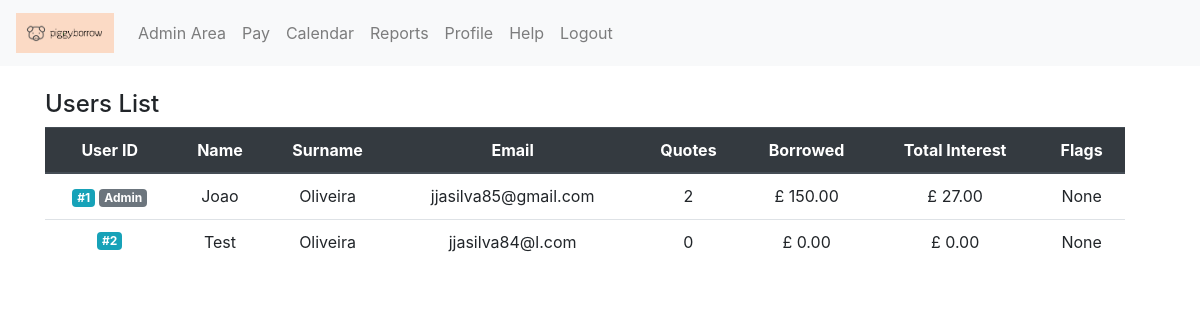
Before: /admin/users (signed in) with the older database file.
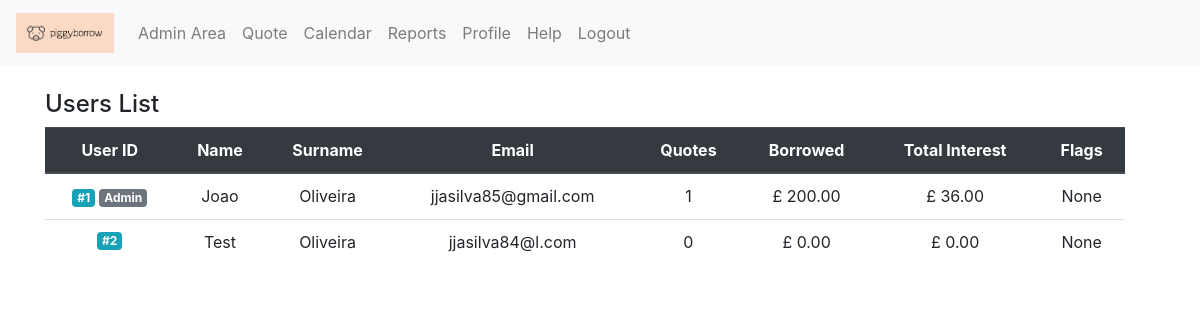
After: the same page with the newer database file.
### myModels.py (models this page shows, shortened)
class User(db.Model, UserMixin):
  __tablename__ = "user"
  id = db.Column(db.Integer, primary_key=True)
  creation_timestamp = db.Column(db.DateTime(), default=datetime.now())
  name = db.Column(db.String(30), nullable=False)
  surname = db.Column(db.String(30) ,nullable=False)
  address = db.Column(db.String(20), nullable=False)
  postcode = db.Column(db.String(20), nullable=False)
  email = db.Column(db.String(20), unique=True, nullable=False)
  password = db.Column(db.String(85), nullable=False)
  quotes = db.relationship('Quote', backref='user', lazy=True)
  verified_user = db.Column(db.Boolean, default=False)
  is_admin = db.Column(db.Boolean, default=False)
  rates = db.relationship('Rate', backref='user', lazy=True)
  payments = db.relationship('Payment', backref='user', lazy=True)
  messages = db.relationship('Message', backref='user', lazy=True)
  def can_borrow(self):
    for quote in self.quotes:
      if quote.is_active():
        return False
    return True
  def get_quotes_stats(self):
    stat = {
    'total_quotes': len(self.quotes),
    'total_amount_requested' : 0,
    'total_money_borrowed' : 0,
    'total_interest_paid' : 0
    }
    for quote in self.quotes:
      stat['total_amount_requested'] += quote.amount_requested
      if quote.get_status().name == 'Paid':
        stat['total_money_borrowed'] += quote.amount_requested
        stat['total_interest_paid'] += quote.get_interest_amount()
    return stat

class Quote(db.Model):
  __tablename__ = "quote"
  id = db.Column(db.Integer, primary_key=True)
  creation_timestamp = db.Column(db.DateTime(), default=datetime.now())
  user_id = db.Column(db.Integer, db.ForeignKey('user.id'), nullable=False)
  amount_requested = db.Column(db.Float())
  duration_in_days = db.Column(db.Integer())
  rate_id = db.Column(db.Integer, db.ForeignKey('rate.id'), nullable=False)
  payments = db.relationship('Payment', backref='quote', lazy=True)
  status_id = db.Column(db.Integer, db.ForeignKey('status.id'), nullable=False)
  change_log = db.relationship('ChangeLog', backref='quote', lazy=True)
  def get_status(self):
    return Status.query.get(self.status_id)
  def get_rate(self):
    return Rate.query.get(self.rate_id)
  def get_interest_amount(self):
    rate = self.get_rate().value
    return round(self.amount_requested * self.duration_in_days * rate * 0.01, 2)
  def is_active(self):
    return self.get_status().name in ['In review', 'Approved', 'Monies Released', 'Quote sent']

class Status(db.Model):
  id = db.Column(db.Integer, primary_key=True)
  name = db.Column(db.String(30), nullable=False)
  quotes = db.relationship('Quote', backref='status', lazy=True)

class Rate(db.Model):
  __tablename__ = "rate"
  id = db.Column(db.Integer, primary_key=True)
  user_id = db.Column(db.Integer, db.ForeignKey('user.id'), nullable=False)
  creation_timestamp = db.Column(db.DateTime(), default=datetime.now())
  start_date = db.Column(db.DateTime())
  end_date = db.Column(db.DateTime())
  value = db.Column(db.Float)
  quotes = db.relationship('Quote', backref='rate', lazy=True)

### app.py (the view)
@app.route('/admin/users', methods=['GET'])
@login_required
def admin_users():
  if not current_user.is_admin:
    flash('This is a protected route for our admins. This attempt has been recorded.', 'info')
    return redirect(url_for('login'))
  users = User.query.all()
  return render_template('protected/admin/admin_users.html', users=users)

### app.py (called while the page is built)
@login_manager.user_loader
def load_user(user_id):
  return User.query.get(int(user_id))

### templates/protected/admin/admin_users.html (shortened to what this page needs)
{% extends "layout.html" %}
{% import "bootstrap/wtf.html" as wtf %}
{% block body %}
<div class="container">
  <div class="row">
    <div class="col">
      <h4>Users List</h4>
      <table class="table text-center">
        <thead class="thead-dark">
          <tr>
            <th>User ID</th>
            <th>Name</th>
            <th>Surname</th>
            <th>Email</th>
            <th>Quotes</th>
            <th>Borrowed</th>
            <th>Total Interest</th>
            <th>Flags</th>
          </tr>
        </thead>
        <tbody>
          {% for user in users %}
            <tr>
              <td><a href="{{ url_for('admin_user', user_id=user.id) }}"><span class="badge badge-info">#{{ user.id }}</span></a>{% if user.is_admin %} <span class="badge badge-secondary">Admin</span>{% endif %}</td>
              <td>{{ user.name }}</td>
              <td>{{ user.surname }}</td>
              <td>{{ user.email }}</td>
              <td>{{ user.get_quotes_stats()['total_quotes'] }}</td>
              <td>{{ "£ {:0.2f}".format(user.get_quotes_stats()['total_money_borrowed']) }}</td>
              <td>{{ "£ {:0.2f}".format(user.get_quotes_stats()['total_interest_paid']) }}</td>
              <td>None</td>
            </tr>
          {% endfor %}
        </tbody>
      </table>
    </div>
  </div>
</div>
{% endblock %}

Changed rows visible on the page:
changed User "Joao": duration_in_days "2" → "1"
changed Quote: amount_requested+duration_in_days "£ 150.00" → "£ 200.00"; amount_requested+duration_in_days "£ 27.00" → "£ 36.00"
Other visible differences:
text no longer shown: "Pay"
text now shown: "Quote"
